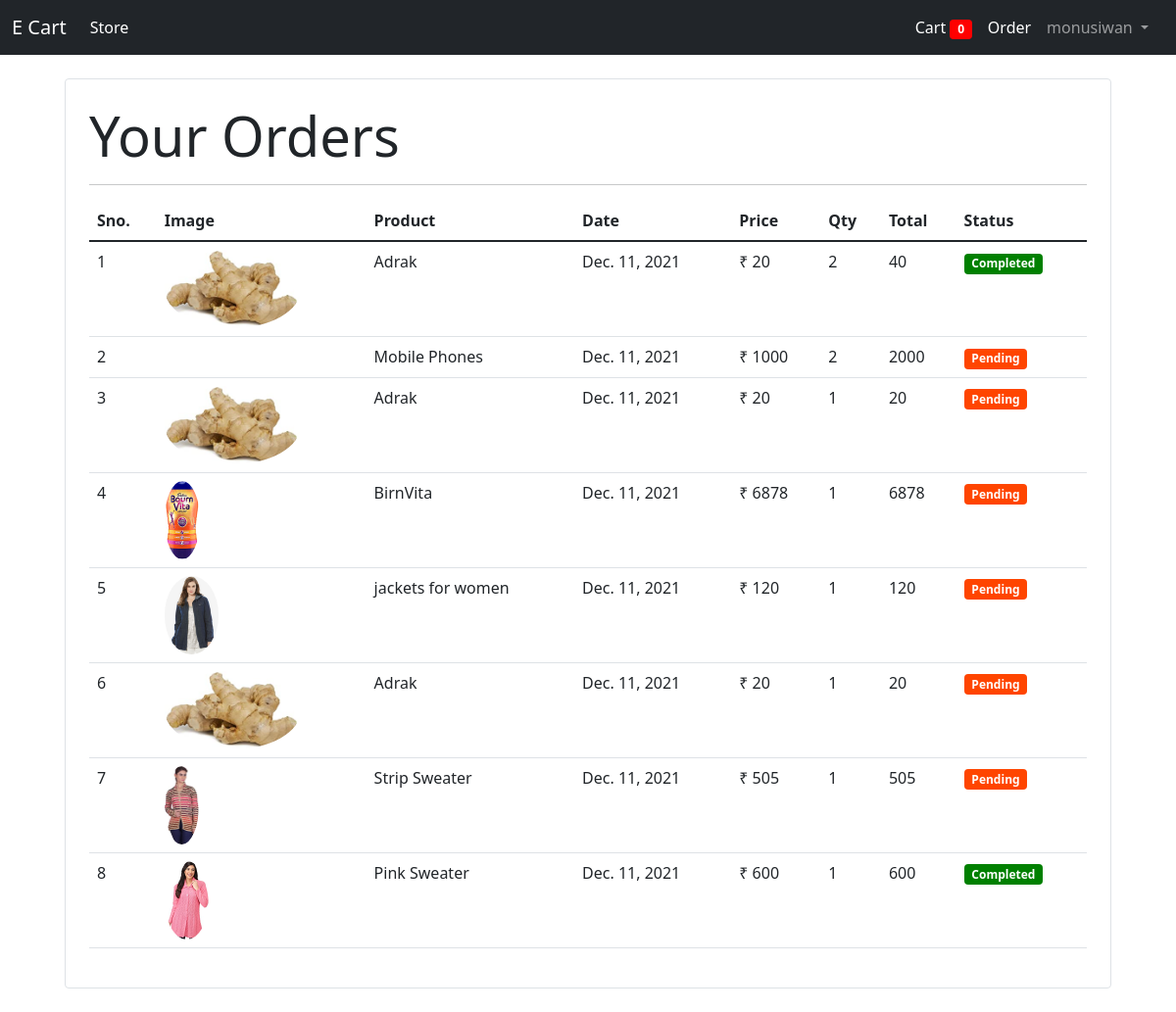
Page /orders/ (signed in) on the committed database.
### ecommerce/models/orders.py (models this page shows, shortened)
class Order(models.Model):
    product = models.ForeignKey(Product, on_delete=models.CASCADE )
    customer = models.ForeignKey(User, on_delete=models.CASCADE,null=True,blank=True)
    quantity = models.IntegerField(default=1)
    price=models.IntegerField()
    address=models.CharField(max_length=200,default='',null=True)
    phone=models.CharField(max_length=15,default='',null=True)
    date = models.DateField(default=datetime.datetime.today)
    status = models.BooleanField(default=False)
    @staticmethod
    def get_orders_by_customer(customer_id):
        return Order\
            .objects\
            .filter(customer = customer_id)\
            .order_by('-date')

### ecommerce/models/product.py (models this page shows, shortened)
class Product(models.Model):
    name=models.CharField(max_length=30)
    price=models.IntegerField(default=0)
    category=models.ForeignKey(Category, on_delete=models.CASCADE,default=1)
    description=models.CharField(max_length=100,default='')
    image=models.ImageField(upload_to='products/')

### ecommerce/middlewares/auth.py (the view)
    def middleware(request):
        returnUrl=request.META['PATH_INFO']
        if request.user.is_authenticated:
            pass
        else:
            return redirect('login')
        response = get_response(request)
        return response

### ecommerce/templatetags/custom.py (called while the page is built)
@register.filter(name='currency')
def currency(number):
    return "₹ "+str(number)

@register.filter(name='multiply')
def multiply(number , number1):
    return number * number1

### ecommerce/views.py (called while the page is built)
def order_view(request):
    d={}
    if request.method=="GET":
        customer = request.user
        orders = Order.get_orders_by_customer(customer)
        d={'orders':orders}
    return render(request, 'orders.html',context=d)

### ecommerce/templates/orders.html (shortened to what this page needs)
{% extends 'base1.html' %}
{% block content %}
{% load cart %}
{% load custom %}
<div class="container">
    <div class="border rounded p-4 m-4">
        <p class="display-4 pl-4 ml-4">Your Orders</p>
        <hr>
        <table class="table">
            <thead>
                <tr>
                    <th>Sno.</th>
                    <th>Image</th>
                    <th>Product</th>
                    <th>Date</th>
                    <th>Price</th>
                    <th>Qty</th>
                    <th>Total</th>
                    <th>Status</th>
                </tr>
            </thead>
            <tbody>
                {% for order in orders %}
                <tr>
                    <td>{{forloop.counter}}</td>
                    <td><img src="{{order.product.image.url}}" style="height: 80px;" class="rounded-circle" alt=""></td>
                    <td>{{order.product.name}}</td>
                    <td>{{order.date}}</td>
                    <td>{{order.product.price|currency}}</td>
                    <td>{{order.quantity}}</td>
                    <td>{{order.quantity|multiply:order.price}}</td>
                    {% if order.status %}
                    <td> <small class="badge" style="background-color: green;"> Completed </small></td>
                    {% else %}
                    <td><small class="badge" style="background-color: orangered;"> Pending </small></td>
                    {% endif %}
                </tr>
                {% endfor %}
            </tbody>
    </div>
</div>
{% endblock content %}

### ecommerce/templates/base1.html (shortened to what this page needs)
<!doctype html>
{% load static %}
<html lang="en">
<head>
    <link href="https://cdn.jsdelivr.net/npm/bootstrap@5.1.3/dist/css/bootstrap.min.css" rel="stylesheet"
>
</head>
<body>
    <nav class="navbar navbar-expand-lg navbar-dark bg-dark">
        <div class="container-fluid">
            <a class="navbar-brand" href="{% url 'home' %}">E Cart</a>
            <div class="collapse navbar-collapse" id="navbarSupportedContent">
                <ul class="navbar-nav me-auto mb-2 mb-lg-0">
                    <li class="nav-item">
                        <a class="nav-link active" aria-current="page" href="#">Store</a>
                    </li>
                </ul>
                <ul class="navbar-nav me-2">
                    <li class="nav-item">
                        <a class="nav-link active" aria-current="page" href="/cart">Cart
                            <span class="badge badge-danger" style="background-color: red;">{{request.session.cart.keys|length}}</span>
                        </a>
                    </li>
                    {% if user.is_authenticated %}
                    <li class="nav-item">
                        <a class="nav-link active" aria-current="page" href="/orders">Order</a>
                    </li>
                    {% endif %}
                    <li class="nav-item dropdown">
                        {% if user.is_authenticated %}
                        <a class="nav-link dropdown-toggle" href="#" id="navbarDropdown" role="button"
                            data-bs-toggle="dropdown" aria-expanded="false">
                            {{request.user}}
                        </a>
                            {% endif %}
                    </li>
                </ul>
            </div>
        </div>
    </nav>
    {% block content %}
    {% endblock content %}
</body>
</html>

### ecommerce/templates/orders.html (style rules this page uses)
a { float: right; }

### rows in the picture
Order: product.image (picture), product.name "Adrak", date "Dec. 11, 2021", product.price "₹ 20", quantity "2", quantity|multiply "40", status "Completed"
Order: product.name "Mobile Phones", date "Dec. 11, 2021", product.price "₹ 1000", quantity "2", quantity|multiply "2000", status "Pending"
Order: product.image (picture), product.name "Adrak", date "Dec. 11, 2021", product.price "₹ 20", quantity "1", quantity|multiply "20", status "Pending"
Order: product.image (picture), product.name "BirnVita", date "Dec. 11, 2021", product.price "₹ 6878", quantity "1", quantity|multiply "6878", status "Pending"
Order: product.image (picture), product.name "jackets for women", date "Dec. 11, 2021", product.price "₹ 120", quantity "1", quantity|multiply "120", status "Pending"
Order: product.image (picture), product.name "Adrak", date "Dec. 11, 2021", product.price "₹ 20", quantity "1", quantity|multiply "20", status "Pending"
Order: product.image (picture), product.name "Strip Sweater", date "Dec. 11, 2021", product.price "₹ 505", quantity "1", quantity|multiply "505", status "Pending"
Order: product.image (picture), product.name "Pink Sweater", date "Dec. 11, 2021", product.price "₹ 600", quantity "1", quantity|multiply "600", status "Completed"

### other values in the picture
{{ request.session.cart.keys|length }} "0"
{{ request.user }} "monusiwan"
